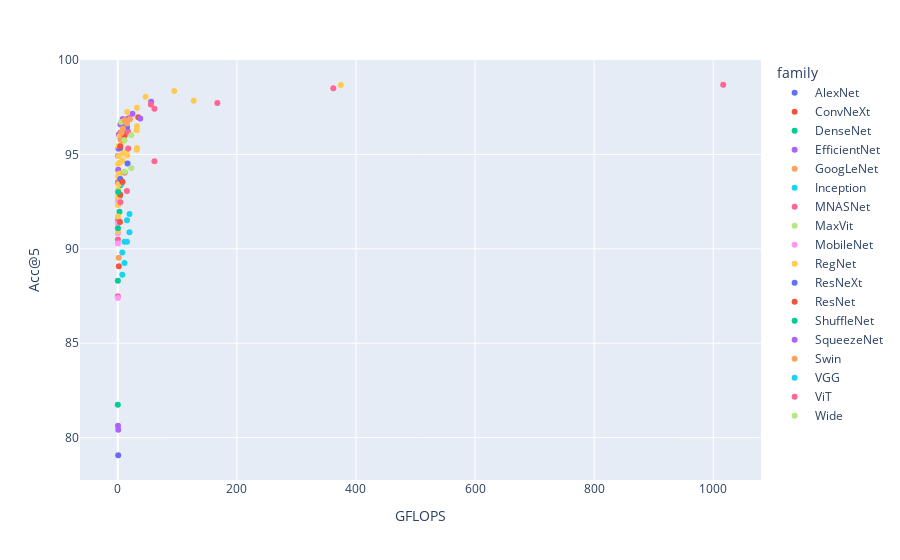

Notebook code for this chart:
### Code cell
px.scatter(df, x='GFLOPS', y='Acc@5', color='family', labels='Weight', hover_name='name')

### Figure 1 — Plotly figure (JSON) as saved in the notebook; plotly's stock layout.template omitted (floating-point values rounded to 4 significant figures)
{"data": [{"hovertemplate": "<b>%{hovertext}</b><br><br>family=AlexNet<br>GFLOPS=%{x}<br>Acc@5=%{y}<extra></extra>", "hovertext": ["AlexNet"], "legendgroup": "AlexNet", "marker": {"color": "#636efa", "symbol": "circle"}, "mode": "markers", "name": "AlexNet", "orientation": "v", "showlegend": true, "type": "scatter", "x": [0.71], "xaxis": "x", "y": [79.07], "yaxis": "y"}, {"hovertemplate": "<b>%{hovertext}</b><br><br>family=ConvNeXt<br>GFLOPS=%{x}<br>Acc@5=%{y}<extra></extra>", "hovertext": ["ConvNeXt_Base", "ConvNeXt_Large", "ConvNeXt_Small", "ConvNeXt_Tiny"], "legendgroup": "ConvNeXt", "marker": {"color": "#EF553B", "symbol": "circle"}, "mode": "markers", "name": "ConvNeXt", "orientation": "v", "showlegend": true, "type": "scatter", "x": [15.36, 34.36, 8.68, 4.46], "xaxis": "x", "y": [96.87, 96.98, 96.65, 96.15], "yaxis": "y"}, {"hovertemplate": "<b>%{hovertext}</b><br><br>family=DenseNet<br>GFLOPS=%{x}<br>Acc@5=%{y}<extra></extra>", "hovertext": ["DenseNet121", "DenseNet161", "DenseNet169", "DenseNet201"], "legendgroup": "DenseNet", "marker": {"color": "#00cc96", "symbol": "circle"}, "mode": "markers", "name": "DenseNet", "orientation": "v", "showlegend": true, "type": "scatter", "x": [2.83, 7.73, 3.36, 4.29], "xaxis": "x", "y": [91.97, 93.56, 92.81, 93.37], "yaxis": "y"}, {"hovertemplate": "<b>%{hovertext}</b><br><br>family=EfficientNet<br>GFLOPS=%{x}<br>Acc@5=%{y}<extra></extra>", "hovertext": ["EfficientNet_B0", "EfficientNet_B1", "EfficientNet_B1", "EfficientNet_B2", "EfficientNet_B3", "EfficientNet_B4", "EfficientNet_B5", "EfficientNet_B6", "EfficientNet_B7", "EfficientNet_V2_L", "EfficientNet_V2_M", "EfficientNet_V2_S"], "legendgroup": "EfficientNet", "marker": {"color": "#ab63fa", "symbol": "circle"}, "mode": "markers", "name": "EfficientNet", "orientation": "v", "showlegend": true, "type": "scatter", "x": [0.39, 0.69, 0.69, 1.09, 1.83, 4.39, 10.27, 19.07, 37.75, 56.08, 24.58, 8.37], "xaxis": "x", "y": [93.53, 94.19, 94.93, 95.31, 96.05, 96.59, 96.63, 96.92, 96.91, 97.79, 97.16, 96.88], "yaxis": "y"}, {"hovertemplate": "<b>%{hovertext}</b><br><br>family=GoogLeNet<br>GFLOPS=%{x}<br>Acc@5=%{y}<extra></extra>", "hovertext": ["GoogLeNet"], "legendgroup": "GoogLeNet", "marker": {"color": "#FFA15A", "symbol": "circle"}, "mode": "markers", "name": "GoogLeNet", "orientation": "v", "showlegend": true, "type": "scatter", "x": [1.5], "xaxis": "x", "y": [89.53], "yaxis": "y"}, {"hovertemplate": "<b>%{hovertext}</b><br><br>family=Inception<br>GFLOPS=%{x}<br>Acc@5=%{y}<extra></extra>", "hovertext": ["Inception_V3"], "legendgroup": "Inception", "marker": {"color": "#19d3f3", "symbol": "circle"}, "mode": "markers", "name": "Inception", "orientation": "v", "showlegend": true, "type": "scatter", "x": [5.71], "xaxis": "x", "y": [93.45], "yaxis": "y"}, {"hovertemplate": "<b>%{hovertext}</b><br><br>family=MNASNet<br>GFLOPS=%{x}<br>Acc@5=%{y}<extra></extra>", "hovertext": ["MNASNet0_5", "MNASNet0_75", "MNASNet1_0", "MNASNet1_3"], "legendgroup": "MNASNet", "marker": {"color": "#FF6692", "symbol": "circle"}, "mode": "markers", "name": "MNASNet", "orientation": "v", "showlegend": true, "type": "scatter", "x": [0.1, 0.21, 0.31, 0.53], "xaxis": "x", "y": [87.49, 90.5, 91.51, 93.52], "yaxis": "y"}, {"hovertemplate": "<b>%{hovertext}</b><br><br>family=MaxVit<br>GFLOPS=%{x}<br>Acc@5=%{y}<extra></extra>", "hovertext": ["MaxVit_T"], "legendgroup": "MaxVit", "marker": {"color": "#B6E880", "symbol": "circle"}, "mode": "markers", "name": "MaxVit", "orientation": "v", "showlegend": true, "type": "scatter", "x": [5.56], "xaxis": "x", "y": [96.72], "yaxis": "y"}, {"hovertemplate": "<b>%{hovertext}</b><br><br>family=MobileNet<br>GFLOPS=%{x}<br>Acc@5=%{y}<extra></extra>", "hovertext": ["MobileNet_V2", "MobileNet_V2", "MobileNet_V3_Large", "MobileNet_V3_Large", "MobileNet_V3_Small"], "legendgroup": "MobileNet", "marker": {"color": "#FF97FF", "symbol": "circle"}, "mode": "markers", "name": "MobileNet", "orientation": "v", "showlegend": true, "type": "scatter", "x": [0.3, 0.3, 0.22, 0.22, 0.06], "xaxis": "x", "y": [90.29, 90.82, 91.34, 92.57, 87.4], "yaxis": "y"}, {"hovertemplate": "<b>%{hovertext}</b><br><br>family=RegNet<br>GFLOPS=%{x}<br>Acc@5=%{y}<extra></extra>", "hovertext": ["RegNet_X_16GF", "RegNet_X_16GF", "RegNet_X_1_6GF", "RegNet_X_1_6GF", "RegNet_X_32GF", "RegNet_X_32GF", "RegNet_X_3_2GF", "RegNet_X_3_2GF", "RegNet_X_400MF", "RegNet_X_400MF", "RegNet_X_800MF", "RegNet_X_800MF", "RegNet_X_8GF", "RegNet_X_8GF", "RegNet_Y_128GF", "RegNet_Y_128GF", "RegNet_Y_16GF", "RegNet_Y_16GF", "RegNet_Y_16GF", "RegNet_Y_16GF", "RegNet_Y_1_6GF", "RegNet_Y_1_6GF", "RegNet_Y_32GF", "RegNet_Y_32GF", "RegNet_Y_32GF", "RegNet_Y_32GF", "RegNet_Y_3_2GF", "RegNet_Y_3_2GF", "RegNet_Y_400MF", "RegNet_Y_400MF", "RegNet_Y_800MF", "RegNet_Y_800MF", "RegNet_Y_8GF", "RegNet_Y_8GF"], "legendgroup": "RegNet", "marker": {"color": "#FECB52", "symbol": "circle"}, "mode": "markers", "name": "RegNet", "orientation": "v", "showlegend": true, "type": "scatter", "x": [15.94, 15.94, 1.6, 1.6, 31.74, 31.74, 3.18, 3.18, 0.41, 0.41, 0.8, 0.8, 8, 8, 374.6, 127.5, 15.91, 15.91, 46.73, 15.91, 1.61, 1.61, 32.28, 32.28, 94.83, 32.28, 3.18, 3.18, 0.4, 0.4, 0.83, 0.83, 8.47, 8.47], "xaxis": "x", "y": [94.94, 96.2, 93.44, 94.92, 95.25, 96.29, 93.99, 95.43, 90.95, 92.32, 92.35, 93.83, 94.69, 95.68, 98.68, 97.84, 95.24, 96.33, 98.05, 97.24, 93.97, 95.44, 95.34, 96.5, 98.36, 97.48, 94.58, 95.97, 91.72, 92.74, 93.14, 94.5, 95.05, 96.33], "yaxis": "y"}, {"hovertemplate": "<b>%{hovertext}</b><br><br>family=ResNeXt<br>GFLOPS=%{x}<br>Acc@5=%{y}<extra></extra>", "hovertext": ["ResNeXt101_32X8D", "ResNeXt101_32X8D", "ResNeXt101_64X4D", "ResNeXt50_32X4D", "ResNeXt50_32X4D"], "legendgroup": "ResNeXt", "marker": {"color": "#636efa", "symbol": "circle"}, "mode": "markers", "name": "ResNeXt", "orientation": "v", "showlegend": true, "type": "scatter", "x": [16.41, 16.41, 15.46, 4.23, 4.23], "xaxis": "x", "y": [94.53, 96.23, 96.45, 93.7, 95.34], "yaxis": "y"}, {"hovertemplate": "<b>%{hovertext}</b><br><br>family=ResNet<br>GFLOPS=%{x}<br>Acc@5=%{y}<extra></extra>", "hovertext": ["ResNet101", "ResNet101", "ResNet152", "ResNet152", "ResNet18", "ResNet34", "ResNet50", "ResNet50"], "legendgroup": "ResNet", "marker": {"color": "#EF553B", "symbol": "circle"}, "mode": "markers", "name": "ResNet", "orientation": "v", "showlegend": true, "type": "scatter", "x": [7.8, 7.8, 11.51, 11.51, 1.81, 3.66, 4.09, 4.09], "xaxis": "x", "y": [93.55, 95.78, 94.05, 96.0, 89.08, 91.42, 92.86, 95.43], "yaxis": "y"}, {"hovertemplate": "<b>%{hovertext}</b><br><br>family=ShuffleNet<br>GFLOPS=%{x}<br>Acc@5=%{y}<extra></extra>", "hovertext": ["ShuffleNet_V2_X0_5", "ShuffleNet_V2_X1_0", "ShuffleNet_V2_X1_5", "ShuffleNet_V2_X2_0"], "legendgroup": "ShuffleNet", "marker": {"color": "#00cc96", "symbol": "circle"}, "mode": "markers", "name": "ShuffleNet", "orientation": "v", "showlegend": true, "type": "scatter", "x": [0.04, 0.14, 0.3, 0.58], "xaxis": "x", "y": [81.75, 88.32, 91.09, 93.01], "yaxis": "y"}, {"hovertemplate": "<b>%{hovertext}</b><br><br>family=SqueezeNet<br>GFLOPS=%{x}<br>Acc@5=%{y}<extra></extra>", "hovertext": ["SqueezeNet1_0", "SqueezeNet1_1"], "legendgroup": "SqueezeNet", "marker": {"color": "#ab63fa", "symbol": "circle"}, "mode": "markers", "name": "SqueezeNet", "orientation": "v", "showlegend": true, "type": "scatter", "x": [0.82, 0.35], "xaxis": "x", "y": [80.42, 80.62], "yaxis": "y"}, {"hovertemplate": "<b>%{hovertext}</b><br><br>family=Swin<br>GFLOPS=%{x}<br>Acc@5=%{y}<extra></extra>", "hovertext": ["Swin_B", "Swin_S", "Swin_T", "Swin_V2_B", "Swin_V2_S", "Swin_V2_T"], "legendgroup": "Swin", "marker": {"color": "#FFA15A", "symbol": "circle"}, "mode": "markers", "name": "Swin", "orientation": "v", "showlegend": true, "type": "scatter", "x": [15.43, 8.74, 4.49, 20.32, 11.55, 5.94], "xaxis": "x", "y": [96.64, 96.36, 95.78, 96.86, 96.82, 96.13], "yaxis": "y"}, {"hovertemplate": "<b>%{hovertext}</b><br><br>family=VGG<br>GFLOPS=%{x}<br>Acc@5=%{y}<extra></extra>", "hovertext": ["VGG11_BN", "VGG11", "VGG13_BN", "VGG13", "VGG16_BN", "VGG16", "VGG16", "VGG19_BN", "VGG19"], "legendgroup": "VGG", "marker": {"color": "#19d3f3", "symbol": "circle"}, "mode": "markers", "name": "VGG", "orientation": "v", "showlegend": true, "type": "scatter", "x": [7.61, 7.61, 11.31, 11.31, 15.47, 15.47, 15.47, 19.63, 19.63], "xaxis": "x", "y": [89.81, 88.63, 90.37, 89.25, 91.52, 90.38, null, 91.84, 90.88], "yaxis": "y"}, {"hovertemplate": "<b>%{hovertext}</b><br><br>family=ViT<br>GFLOPS=%{x}<br>Acc@5=%{y}<extra></extra>", "hovertext": ["ViT_B_16", "ViT_B_16", "ViT_B_16", "ViT_B_32", "ViT_H_14", "ViT_H_14", "ViT_L_16", "ViT_L_16", "ViT_L_16", "ViT_L_32"], "legendgroup": "ViT", "marker": {"color": "#FF6692", "symbol": "circle"}, "mode": "markers", "name": "ViT", "orientation": "v", "showlegend": true, "type": "scatter", "x": [17.56, 55.48, 17.56, 4.41, 1017.0, 167.3, 61.55, 362.0, 61.55, 15.38], "xaxis": "x", "y": [95.32, 97.65, 96.18, 92.47, 98.69, 97.73, 94.64, 98.51, 97.42, 93.07], "yaxis": "y"}, {"hovertemplate": "<b>%{hovertext}</b><br><br>family=Wide<br>GFLOPS=%{x}<br>Acc@5=%{y}<extra></extra>", "hovertext": ["Wide_ResNet101_2", "Wide_ResNet101_2", "Wide_ResNet50_2", "Wide_ResNet50_2"], "legendgroup": "Wide", "marker": {"color": "#B6E880", "symbol": "circle"}, "mode": "markers", "name": "Wide", "orientation": "v", "showlegend": true, "type": "scatter", "x": [22.75, 22.75, 11.4, 11.4], "xaxis": "x", "y": [94.28, 96.02, 94.09, 95.76], "yaxis": "y"}], "layout": {"legend": {"title": {"text": "family"}, "tracegroupgap": 0}, "margin": {"t": 60}, "xaxis": {"anchor": "y", "domain": [0, 1], "title": {"text": "GFLOPS"}}, "yaxis": {"anchor": "x", "domain": [0, 1], "title": {"text": "Acc@5"}}}}
